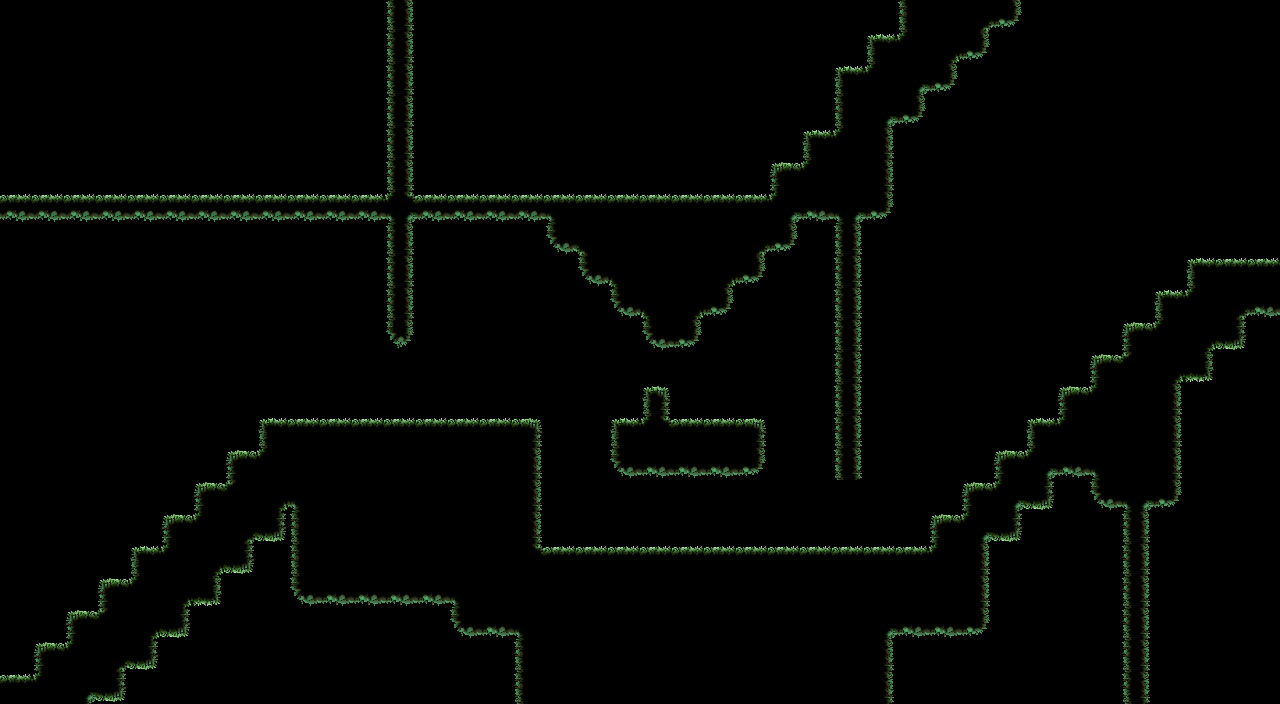

A 2D game scene composited from a Tiled map and its tileset images. What follows is a short description and the map's XML, with every tile layer's data as written:
An orthogonal 40x22 tile map with 32x32 px tiles, 1 tile layer (Tile Layer 1).

<map version="1.10" tiledversion="1.11.2" orientation="orthogonal" renderorder="right-down" width="40" height="22" tilewidth="32" tileheight="32" infinite="0" nextlayerid="2" nextobjectid="1">
 <tileset firstgid="1" source="../Mossy Tileset.tsx" />
 <layer id="1" name="Tile Layer 1" width="40" height="22">
  <data encoding="csv">
0,0,0,0,0,0,0,0,0,0,0,0,11,0,0,0,0,0,0,0,0,0,0,0,0,0,0,0,8,9,1073741836,17,0,0,0,0,0,0,0,0,
0,0,0,0,0,0,0,0,0,0,0,0,11,0,0,0,0,0,0,0,0,0,0,0,0,0,0,1,13,3221225485,17,0,0,0,0,0,0,0,0,0,
0,0,0,0,0,0,0,0,0,0,0,0,11,0,0,0,0,0,0,0,0,0,0,0,0,0,1,13,5,17,0,0,0,0,0,0,0,0,0,0,
0,0,0,0,0,0,0,0,0,0,0,0,11,0,0,0,0,0,0,0,0,0,0,0,0,0,8,5,17,0,0,0,0,0,0,0,0,0,0,0,
0,0,0,0,0,0,0,0,0,0,0,0,11,0,0,0,0,0,0,0,0,0,0,0,0,1,13,10,0,0,0,0,0,0,0,0,0,0,0,0,
0,0,0,0,0,0,0,0,0,0,0,0,11,0,0,0,0,0,0,0,0,0,0,0,2147483651,13,9,10,0,0,0,0,0,0,0,0,0,0,0,0,
23,23,23,23,23,23,23,23,23,23,23,23,41,23,23,23,23,32,2,2,2,2,2,2,46,16,28,17,0,0,0,0,0,0,0,0,0,0,0,0,
0,0,0,0,0,0,0,0,0,0,0,0,11,0,0,0,0,15,3221225484,9,9,9,9,1073741836,17,0,11,0,0,0,0,0,0,0,0,0,0,0,0,0,
0,0,0,0,0,0,0,0,0,0,0,0,11,0,0,0,0,0,15,1073741837,9,9,3221225485,17,0,0,11,0,0,0,0,0,0,0,0,0,0,1,2,2,
0,0,0,0,0,0,0,0,0,0,0,0,11,0,0,0,0,0,0,15,1073741837,3221225485,17,0,0,0,11,0,0,0,0,0,0,0,0,0,1,13,1073741836,16,
0,0,0,0,0,0,0,0,0,0,0,0,18,0,0,0,0,0,0,0,15,17,0,0,0,0,11,0,0,0,0,0,0,0,0,2147483651,13,3221225485,1073741827,0,
0,0,0,0,0,0,0,0,0,0,0,0,0,0,0,0,0,0,0,0,0,0,0,0,0,0,11,0,0,0,0,0,0,0,2147483651,2147483660,3221225485,3221225473,0,0,
0,0,0,0,0,0,0,0,0,0,0,0,0,0,0,0,0,0,0,0,4,0,0,0,0,0,11,0,0,0,0,0,0,2147483651,13,9,10,0,0,0,
0,0,0,0,0,0,0,0,1,2,2,2,2,2,2,2,3,0,0,1,7,2,2,3,0,0,11,0,0,0,0,0,1,13,9,9,10,0,0,0,
0,0,0,0,0,0,0,2147483651,13,9,9,9,9,9,9,9,10,0,0,15,16,16,16,17,0,0,11,0,0,0,0,2147483651,46,16,6,9,10,0,0,0,
0,0,0,0,0,0,2147483651,2147483660,3221225485,6,9,9,9,9,9,9,10,0,0,0,0,0,0,0,0,0,0,0,0,0,2147483651,46,1073741827,0,15,28,17,0,0,0,
0,0,0,0,0,2147483651,13,1073741836,1073741827,8,9,9,9,9,9,9,10,0,0,0,0,0,0,0,0,0,0,0,0,2147483651,46,1073741827,0,0,0,11,0,0,0,0,
0,0,0,0,1,13,3221225485,1073741827,0,8,9,9,9,9,9,9,12,2,2,2,2,2,2,2,2,2,2,2,2,13,10,0,0,0,0,11,0,0,0,0,
0,0,0,2147483651,13,3221225485,3221225473,0,0,15,16,16,16,16,6,9,9,9,9,9,9,9,9,9,9,9,9,9,9,9,10,0,0,0,0,11,0,0,0,0,
0,0,2147483651,2147483660,3221225485,1073741827,0,0,0,0,0,0,0,0,15,16,6,9,9,9,9,9,9,9,9,9,9,5,16,16,17,0,0,0,0,11,0,0,0,0,
0,2147483651,13,1073741836,1073741827,0,0,0,0,0,0,0,0,0,0,0,8,9,9,9,9,9,9,9,9,9,9,10,0,0,0,0,0,0,0,11,0,0,0,0,
2,13,5,1073741827,0,0,0,0,0,0,0,0,0,0,0,0,8,9,9,9,9,9,9,9,9,9,9,10,0,0,0,0,0,0,0,11,0,0,0,0
</data>
 </layer>
</map>
